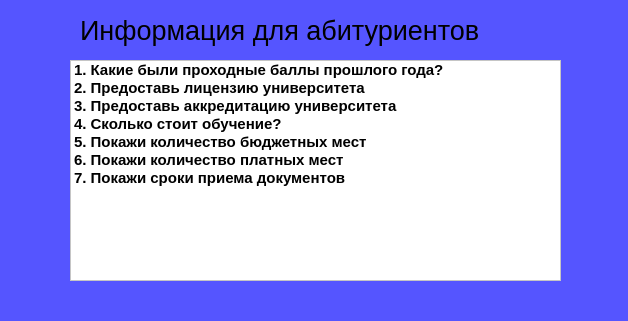
<?xml version="1.0" encoding="UTF-8"?>
<ui version="4.0">
 <class>Abiturient</class>
 <widget class="QMainWindow" name="Abiturient">
  <property name="geometry">
   <rect>
    <x>0</x>
    <y>0</y>
    <width>628</width>
    <height>321</height>
   </rect>
  </property>
  <property name="windowTitle">
   <string>MainWindow</string>
  </property>
  <property name="styleSheet">
   <string notr="true">background-color:rgb(85, 85, 255);</string>
  </property>
  <widget class="QWidget" name="centralwidget">
   <widget class="QLabel" name="label">
    <property name="geometry">
     <rect>
      <x>80</x>
      <y>10</y>
      <width>491</width>
      <height>41</height>
     </rect>
    </property>
    <property name="font">
     <font>
      <pointsize>20</pointsize>
      <weight>50</weight>
      <italic>false</italic>
      <bold>false</bold>
      <strikeout>false</strikeout>
      <kerning>true</kerning>
     </font>
    </property>
    <property name="text">
     <string>Информация для абитуриентов</string>
    </property>
   </widget>
   <widget class="QListWidget" name="listWidget">
    <property name="geometry">
     <rect>
      <x>70</x>
      <y>60</y>
      <width>491</width>
      <height>221</height>
     </rect>
    </property>
    <property name="font">
     <font>
      <pointsize>11</pointsize>
      <weight>75</weight>
      <bold>true</bold>
     </font>
    </property>
    <property name="styleSheet">
     <string notr="true">background-color: rgb(255, 255, 255);</string>
    </property>
    <item>
     <property name="text">
      <string>1. Какие были проходные баллы прошлого года?</string>
     </property>
    </item>
    <item>
     <property name="text">
      <string>2. Предоставь лицензию университета</string>
     </property>
    </item>
    <item>
     <property name="text">
      <string>3. Предоставь аккредитацию университета</string>
     </property>
    </item>
    <item>
     <property name="text">
      <string>4. Сколько стоит обучение?</string>
     </property>
    </item>
    <item>
     <property name="text">
      <string>5. Покажи количество бюджетных мест</string>
     </property>
    </item>
    <item>
     <property name="text">
      <string>6. Покажи количество платных мест</string>
     </property>
    </item>
    <item>
     <property name="text">
      <string>7. Покажи сроки приема документов</string>
     </property>
    </item>
   </widget>
  </widget>
  <widget class="QStatusBar" name="statusbar"/>
 </widget>
 <resources/>
 <connections/>
</ui>
